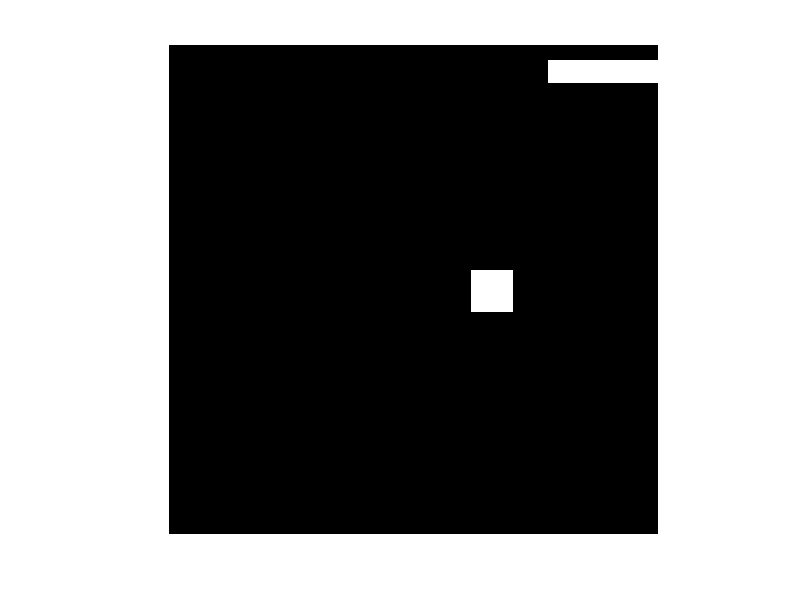
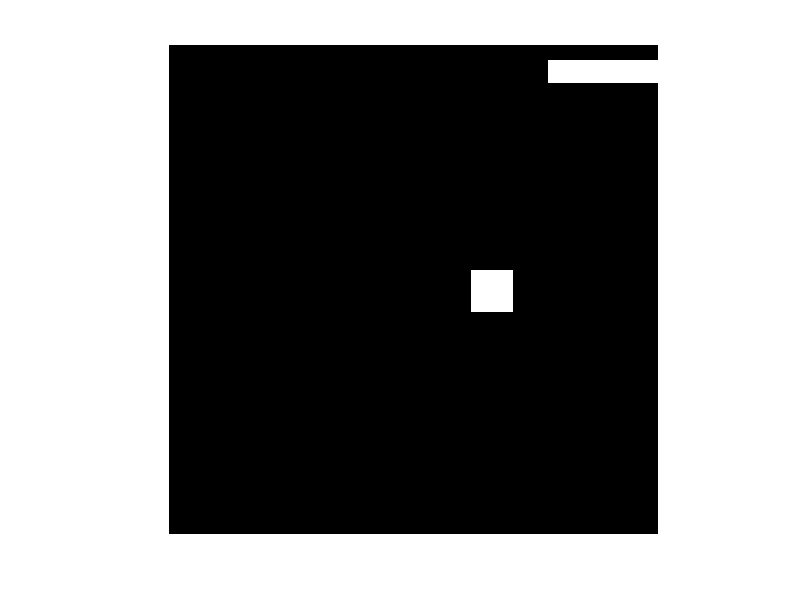

Reproduce these figures in MATLAB, in order.
clc
clear all
close all

in1=false(128,128);
in1(60:70,80:90)=true;
in1(5:10,100:end)=true;
imshow(in1)
whos


in1=zeros(128,128);
in1(60:70,80:90)=255;
in1(5:10,100:end)=255;
figure
imshow(in1)
whos
